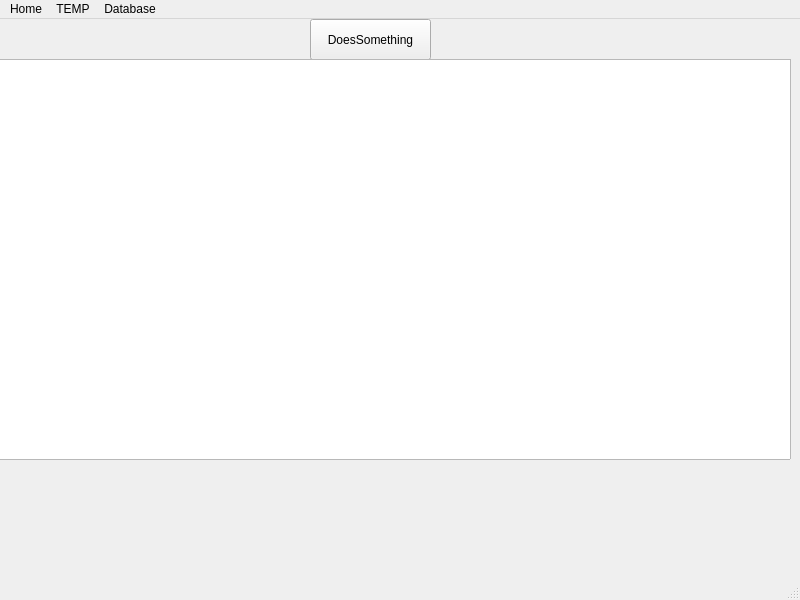
<?xml version="1.0" encoding="UTF-8"?>
<ui version="4.0">
 <class>MainWindow</class>
 <widget class="QMainWindow" name="MainWindow">
  <property name="geometry">
   <rect>
    <x>0</x>
    <y>0</y>
    <width>800</width>
    <height>600</height>
   </rect>
  </property>
  <property name="windowTitle">
   <string>MainWindow</string>
  </property>
  <widget class="QWidget" name="centralwidget">
   <widget class="QPushButton" name="pushButton">
    <property name="enabled">
     <bool>true</bool>
    </property>
    <property name="geometry">
     <rect>
      <x>310</x>
      <y>0</y>
      <width>121</width>
      <height>41</height>
     </rect>
    </property>
    <property name="text">
     <string>DoesSomething</string>
    </property>
   </widget>
   <widget class="QWidget" name="verticalLayoutWidget">
    <property name="geometry">
     <rect>
      <x>-10</x>
      <y>40</y>
      <width>801</width>
      <height>401</height>
     </rect>
    </property>
    <layout class="QVBoxLayout" name="verticalLayout">
     <item>
      <widget class="QTableView" name="tableView"/>
     </item>
    </layout>
   </widget>
  </widget>
  <widget class="QMenuBar" name="menubar">
   <property name="geometry">
    <rect>
     <x>0</x>
     <y>0</y>
     <width>800</width>
     <height>21</height>
    </rect>
   </property>
   <widget class="QMenu" name="menuAbouy">
    <property name="title">
     <string>Home</string>
    </property>
    <addaction name="actionAbout"/>
    <addaction name="actionRefresh"/>
   </widget>
   <widget class="QMenu" name="menuTEMP">
    <property name="title">
     <string>TEMP</string>
    </property>
    <addaction name="actionLOAD"/>
    <addaction name="actionQuerry"/>
   </widget>
   <widget class="QMenu" name="menuDatabase">
    <property name="title">
     <string>Database</string>
    </property>
    <addaction name="actionConnection"/>
    <addaction name="actionDisconnenct"/>
    <addaction name="actionStatus"/>
   </widget>
   <addaction name="menuAbouy"/>
   <addaction name="menuTEMP"/>
   <addaction name="menuDatabase"/>
  </widget>
  <widget class="QStatusBar" name="statusbar"/>
  <action name="actionAbout">
   <property name="text">
    <string>About</string>
   </property>
  </action>
  <action name="actionRefresh">
   <property name="text">
    <string>Refresh</string>
   </property>
  </action>
  <action name="actionLOAD">
   <property name="text">
    <string>Load</string>
   </property>
  </action>
  <action name="actionQuerry">
   <property name="text">
    <string>Query</string>
   </property>
  </action>
  <action name="actionConnection">
   <property name="text">
    <string>Connect</string>
   </property>
  </action>
  <action name="actionDisconnenct">
   <property name="text">
    <string>Disconnenct</string>
   </property>
  </action>
  <action name="actionQuerry_2">
   <property name="text">
    <string>Querry</string>
   </property>
  </action>
  <action name="actionStatus">
   <property name="text">
    <string>Status</string>
   </property>
  </action>
 </widget>
 <resources/>
 <connections/>
</ui>
